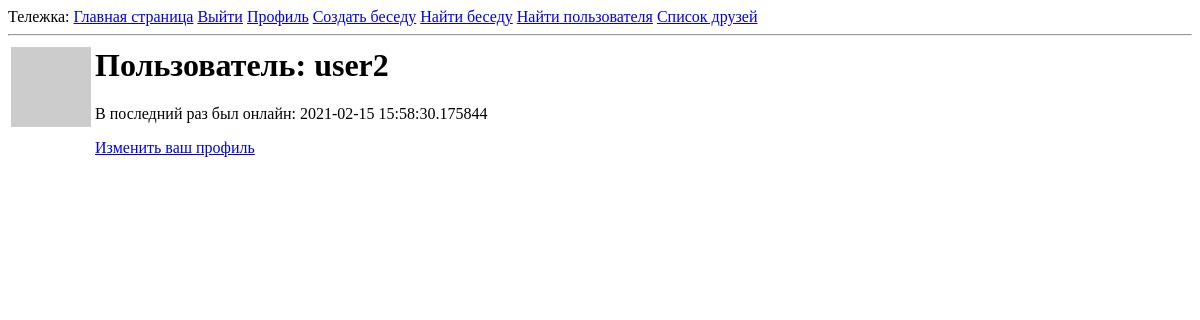
The app's page /user/user2 (signed in), older data.
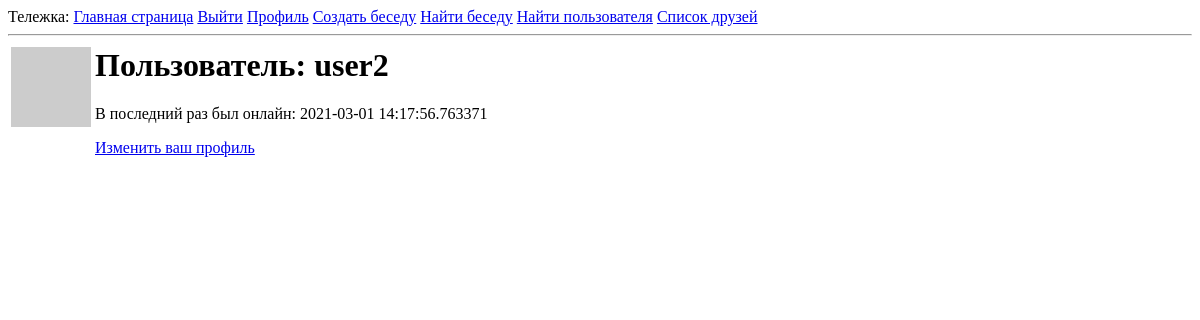
The same page, newer data.
### app/models.py (models this page shows, shortened)
class User(UserMixin, db.Model):
    id = db.Column(db.Integer, primary_key=True)
    username = db.Column(db.String(64), index=True, unique=True)
    email = db.Column(db.String(120), index=True, unique=True)
    password_hash = db.Column(db.String(128))
    posts = db.relationship('Post', backref='author', lazy='dynamic')
    invitations = db.relationship('Invitation', backref='user', lazy='dynamic')
    about_me = db.Column(db.String(140))
    last_seen = db.Column(db.DateTime, default=datetime.now(pytz.timezone('Europe/Moscow')))
    followed = db.relationship(
        'User', secondary=followers,
        primaryjoin=(followers.c.follower_id == id),
        secondaryjoin=(followers.c.followed_id == id),
        backref=db.backref('followers', lazy='dynamic'), lazy='dynamic')
    def avatar(self, size):
        digest = md5(self.email.lower().encode('utf-8')).hexdigest()
        return 'https://www.gravatar.com/avatar/{}?d=identicon&s={}'.format(
            digest, size)

### app/routes.py (the view)
@app.route('/user/<username>')
@login_required
def user(username):
    user = User.query.filter_by(username=username).first_or_404()
    chats = user.chats
    return render_template('user.html', user=user, chats=chats)

### app/models.py (called while the page is built)
@login.user_loader
def load_user(id):
    return User.query.get(int(id))

### app/routes.py (called while the page is built)
@app.before_request
def before_request():
    if current_user.is_authenticated:
        current_user.last_seen = datetime.now(pytz.timezone('Europe/Moscow'))
        db.session.commit()

### app/templates/user.html (shortened to what this page needs)
{% extends "base.html" %}
{% block content %}
    <table>
        <tr valign="top">
            <td><img src="{{ user.avatar(128) }}"></td>
            <td>
                <h1>Пользователь: {{ user.username }}</h1>
                {% if user.last_seen %}<p>В последний раз был онлайн: {{ user.last_seen }}</p>{% endif %}
                {% if user == current_user %}
                    <p><a href="{{ url_for('edit_profile') }}">Изменить ваш профиль</a></p>
                {% elif not current_user.is_following(user) %}
                    <p><a href="{{ url_for('follow', username=user.username) }}">Добавить в друзья</a></p>
                {% else %}
                    <p><a href="{{ url_for('unfollow', username=user.username) }}">Удалить из списка друзей</a></p>
                {% endif %}
            </td>
        </tr>
    </table>
{% endblock %}

### app/templates/base.html (shortened to what this page needs)
<html>
    <head>
    </head>
    <body>
        <div>Тележка:
            <a href="{{ url_for('index') }}">Главная страница</a>
            {% if current_user.is_anonymous %}
                <a href="{{ url_for('login') }}">Войти</a>
            {% else %}
                <a href="{{ url_for('logout') }}">Выйти</a>
                <a href="{{ url_for('user', username=current_user.username) }}">Профиль</a>
            {% endif %}
            <a href="{{ url_for('create_chat') }}">Создать беседу</a>
            <a href="{{ url_for('search_chat') }}">Найти беседу</a>
            <a href="{{ url_for('search_user') }}">Найти пользователя</a>
            <a href="{{ url_for('list_of_friends') }}">Список друзей</a>
        </div>
        <hr>
        {% block content %}{% endblock %}
    </body>
</html>

Row changes from the older to the newer data that the page shows:
changed User "user2": last_seen "2021-02-15 15:58:30.175844" → "2021-03-01 14:17:56.763371"
